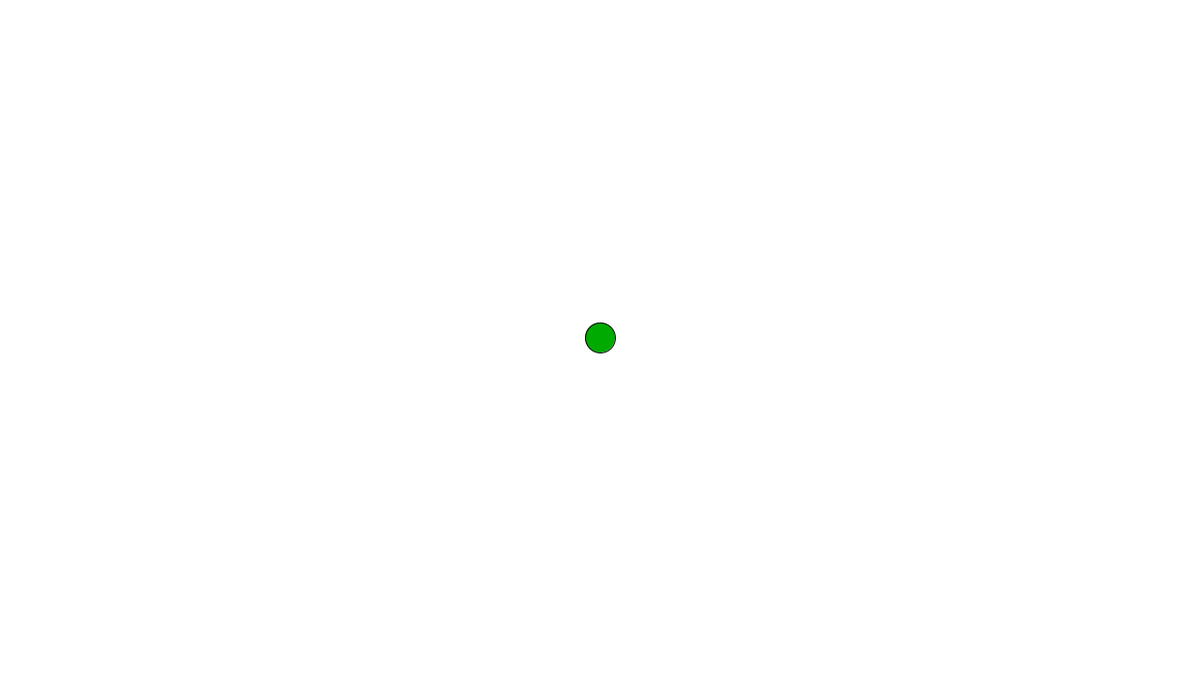
Frame 1 (no input)
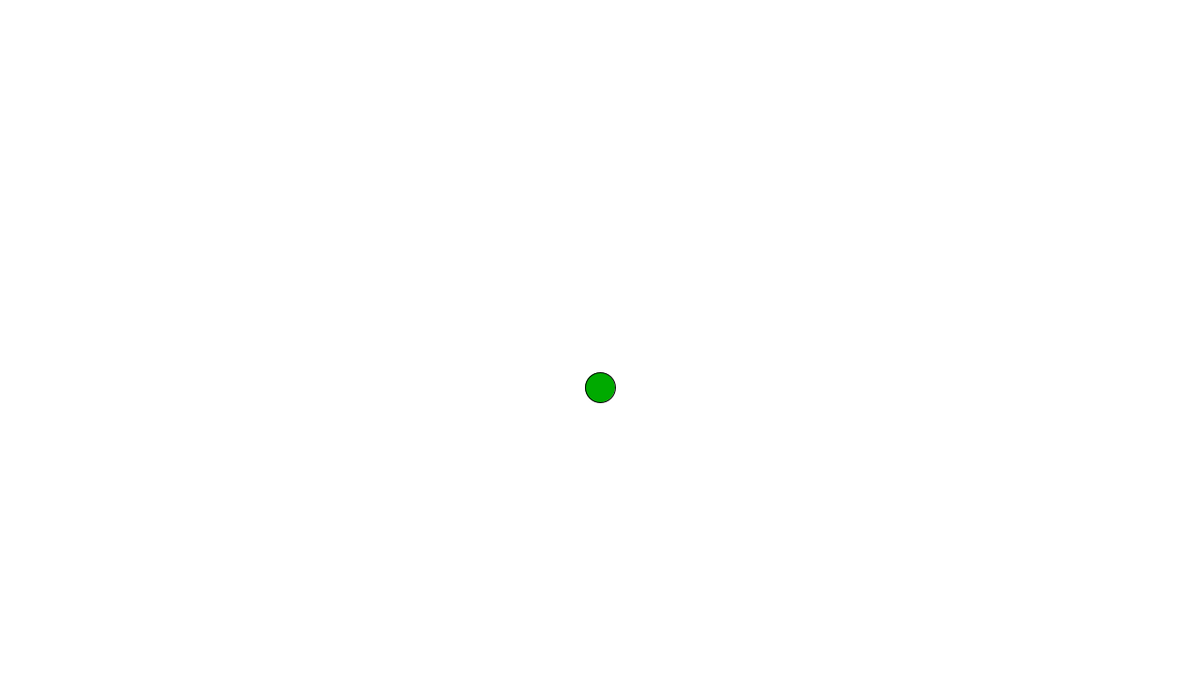
Frame 60 (the mouse pressed at the canvas centre just before this capture)
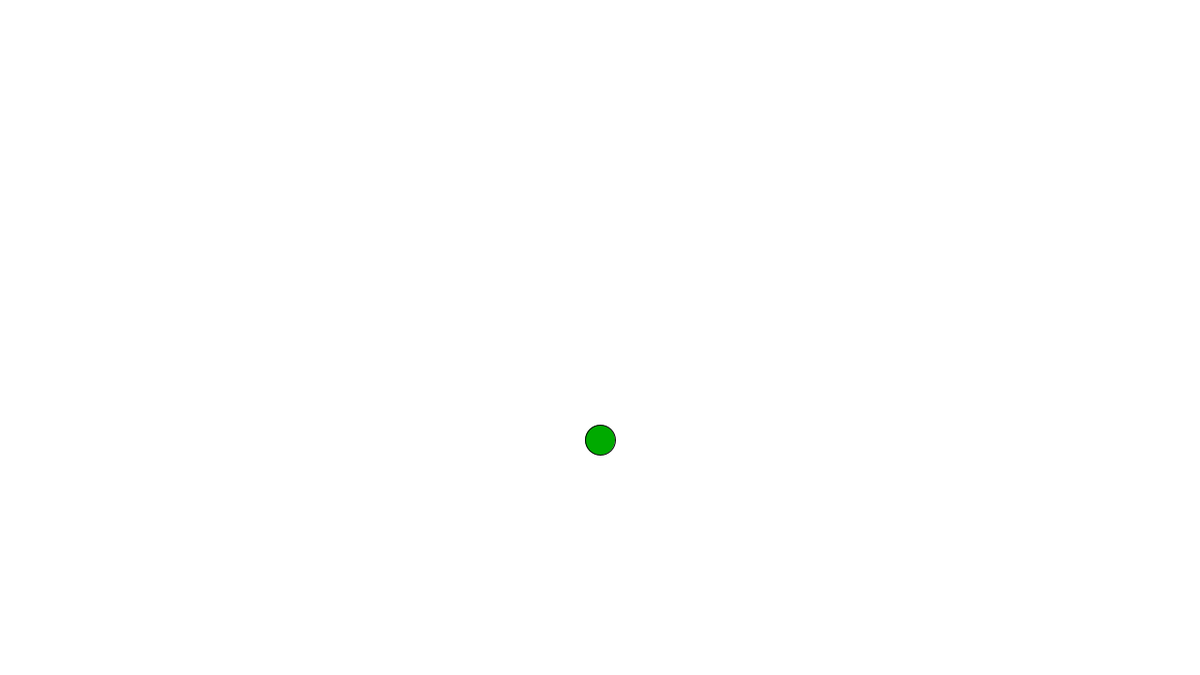
Frame 120 (the mouse held since frame 60 and released just before this capture)

The Processing sketch that drew these frames (run headless with seeded random() and noise(); from frame 60 on, the mouse is pressed at the canvas centre):

// Processing sketch: Ecosystem
// ── Ecosystem.pde
// TODO:
// Swimming fish
// Hopping bunny
// Slithering snake

Test mover;

void setup() {
  size(1280, 720);
  mover = new Test();
}

void draw() {
  background(255);

  mover.update();
  mover.checkEdges();
  mover.display();
}
// ── Mover.pde
class Mover {
  PVector acceleration;
  PVector location;
  PVector velocity;
  float topspeed;
  int col;

  Mover() {
    acceleration = new PVector(0, 0);
    velocity = new PVector(0, 0);
    location = new PVector(width / 2, height / 2);
    topspeed = 10;
    col = #CCCCCC;
  }

  void update() {
    velocity.add(acceleration);
    velocity.limit(10);
    location.add(velocity);
  }

  void display() {
    stroke(0);
    fill(col);
    ellipse(location.x, location.y, 32, 32);
  }

  void checkEdges() {
    if (location.x > width) {
      location.x = 0;
    } else if (location.x < 0) {
      location.x = width;
    }

    if (location.y > height) {
      location.y = 0;
    } else if (location.y < 0) {
      location.y = height;
    }
  }
}
// ── NervousFly.pde
class NervousFly extends Mover {
  NervousFly() {
    col = #00AA00;
  }

  void update() {
    acceleration = PVector.random2D();
    super.update();
  }
}
// ── Test.pde
class Test extends Mover {
  int period;

  Test() {
    period = 0;
    col = #00AA00;
  }

  void update() {
    super.update();

    float n = sin(period);
    println(velocity);

    acceleration = new PVector(0, n);

    period += 1;
    
    if (period >= 360) {
      period = 0;
    }
  }
}
